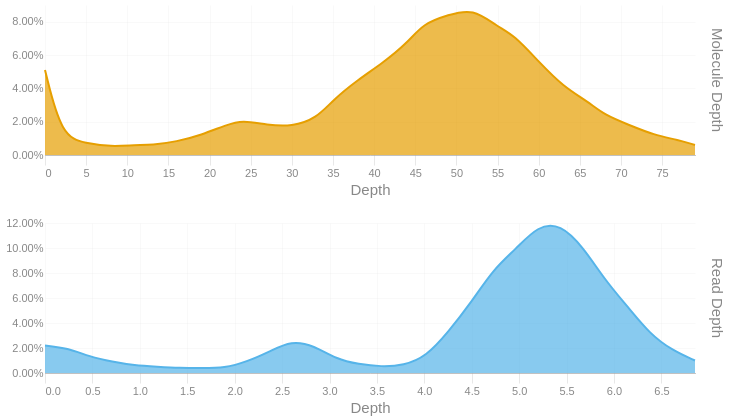

Here is the notebook cell this chart was saved with:
### Code cell
readdep = depth_hist(tb['Read Depth'], q99, 3)
readdep['Metric'] = 'Read Depth'
if not SKIPLR:
    moldep = depth_hist(tb['Molecule Depth'], mol_q99, 0)
    moldep['Metric'] = 'Molecule Depth'
    _hist = pd.concat([readdep, moldep])
    _hist= _hist[_hist['Proportion'] != 0]
    with SafeRender(_hist):
        (
            alt.Chart(_hist)        
            .mark_area(interpolate = "basis")
            .encode(
                x=alt.X('Bin:Q').scale(domainMin=0).axis(alt.Axis(title='Depth')),
                y = alt.Y('Proportion:Q', title = None).axis(format = '.2%'),
                color = alt.Color('Metric:N').legend(None),
                row = alt.Row("Metric:N").header(title = None, labelOrient = 'right'),
                tooltip = [
                    alt.Tooltip("Metric:N", title = "Metric"),
                    alt.Tooltip('Interval:N', title = "Depth Interval"),
                    alt.Tooltip('Proportion:Q', title = "% Alignments").format('.2%')
                ]
            )
            .resolve_scale(x='independent', y='independent')
            .properties(
                height = 150, width = 650,
                usermeta={'embedOptions': {'downloadFileName': f'{samplename}.depth.hist'}}
            )
        ).display()
else:
    readdep= readdep[readdep['Proportion'] != 0]
    with SafeRender(readdep):
        (
            alt.Chart(readdep)        
            .mark_area(interpolate = "basis")
            .encode(
                x=alt.X('Bin:Q').scale(domainMin=0).axis(alt.Axis(title='Depth')),
                y = alt.Y('Proportion:Q', title = None).axis(format = '.2%'),
                tooltip = [
                    alt.Tooltip('Interval:N', title = "Depth Interval"),
                    alt.Tooltip('Proportion:Q', title = "% Alignments").format('.2%')
                ]
            )
            .properties(
                usermeta={'embedOptions': {'downloadFileName': f'{samplename}.depth.hist'}}
            )
        ).display()

### Figure 1 — Vega-Lite specification as saved in the notebook (floating-point values rounded to 4 significant figures)
{"width": 650, "height": 150, "config": {"title": {"anchor": "start", "dy": -15, "fontSize": 18, "color": "#888888", "subtitleColor": "#888888", "subtitleFontSize": 14}, "arc": {"fill": "#0072B2"}, "axis": {"domainColor": "#888888", "domainWidth": 0.5, "gridWidth": 0.2, "grid": false, "titleFontWeight": 400, "titleFontSize": 15, "labelFontSize": 11, "labelColor": "#888888", "tickColor": "#888888", "tickWidth": 0.2, "titleColor": "#888888"}, "axisBand": {"grid": false}, "axisX": {"grid": true, "tickSize": 10, "domainCap": "round"}, "axisY": {"domain": false, "grid": true, "tickSize": 0, "domainCap": "round"}, "background": "transparent", "header": {"labelFontSize": 15, "labelColor": "#888888", "titleFontSize": 15, "titleFontWeight": 600, "titleColor": "#888888"}, "legend": {"labelFont": "sans-serif", "labelFontSize": 12, "labelColor": "#888888", "symbolSize": 100, "symbolType": "circle", "titleFontSize": 12, "titlePadding": 10, "titleColor": "#888888", "title": null}, "range": {"category": ["#E69F00", "#56B4E9", "#009E73", "#F0E442", "#0072B2", "#D55E00", "#CC79A7", "#000000"], "diverging": ["#cfe8f3", "#a2d4ec", "#73bfe2", "#46abdb", "#1696d2", "#12719e"]}, "area": {"fill": "#0072B2", "fillOpacity": 0.7, "line": true, "strokeOpacity": 0.7}, "line": {"color": "#0072B2", "stroke": "#0072B2", "strokeWidth": 2}, "trail": {"color": "#0072B2", "stroke": "#0072B2", "strokeWidth": 0, "size": 1}, "point": {"filled": true}, "text": {"color": "#888888", "fontSize": 11, "align": "right", "fontWeight": 400, "size": 11}, "bar": {"fill": "#0072B2", "stroke": null}, "view": {"stroke": null, "continuousWidth": 660, "continuousHeight": 400}}, "data": {"name": "data-a6322fe81a8691dfb934c00f7516114c"}, "mark": {"type": "area", "interpolate": "basis"}, "encoding": {"color": {"field": "Metric", "legend": null, "type": "nominal"}, "row": {"field": "Metric", "header": {"title": null, "labelOrient": "right"}, "type": "nominal"}, "tooltip": [{"field": "Metric", "title": "Metric", "type": "nominal"}, {"field": "Interval", "title": "Depth Interval", "type": "nominal"}, {"field": "Proportion", "format": ".2%", "title": "% Alignments", "type": "quantitative"}], "x": {"axis": {"title": "Depth"}, "field": "Bin", "scale": {"domainMin": 0}, "type": "quantitative"}, "y": {"axis": {"format": ".2%"}, "field": "Proportion", "title": null, "type": "quantitative"}}, "resolve": {"scale": {"x": "independent", "y": "independent"}}, "usermeta": {"embedOptions": {"downloadFileName": "06-20-PD-bead10-DNA3-MEB5-10486428-23H72MLT3-L3_trimmed.depth.hist"}}, "$schema": "https://vega.github.io/schema/vega-lite/v6.4.1.json", "datasets": {"data-a6322fe81a8691dfb934c00f7516114c": [{"Bin": 0.0, "Interval": "0.0-0.236", "Proportion": 0.022, "Metric": "Read Depth"}, {"Bin": 0.236, "Interval": "0.236-0.473", "Proportion": 0.02, "Metric": "Read Depth"}, {"Bin": 0.473, "Interval": "0.473-0.709", "Proportion": 0.013, "Metric": "Read Depth"}, {"Bin": 0.709, "Interval": "0.709-0.945", "Proportion": 0.009, "Metric": "Read Depth"}, {"Bin": 0.945, "Interval": "0.945-1.182", "Proportion": 0.006, "Metric": "Read Depth"}, {"Bin": 1.182, "Interval": "1.182-1.418", "Proportion": 0.005, "Metric": "Read Depth"}, {"Bin": 1.418, "Interval": "1.418-1.654", "Proportion": 0.004, "Metric": "Read Depth"}, {"Bin": 1.654, "Interval": "1.654-1.891", "Proportion": 0.004, "Metric": "Read Depth"}, {"Bin": 1.891, "Interval": "1.891-2.127", "Proportion": 0.004, "Metric": "Read Depth"}, {"Bin": 2.127, "Interval": "2.127-2.363", "Proportion": 0.009, "Metric": "Read Depth"}, {"Bin": 2.363, "Interval": "2.363-2.6", "Proportion": 0.017, "Metric": "Read Depth"}, {"Bin": 2.6, "Interval": "2.6-2.836", "Proportion": 0.026, "Metric": "Read Depth"}, {"Bin": 2.836, "Interval": "2.836-3.072", "Proportion": 0.022, "Metric": "Read Depth"}, {"Bin": 3.072, "Interval": "3.072-3.309", "Proportion": 0.011, "Metric": "Read Depth"}, {"Bin": 3.309, "Interval": "3.309-3.545", "Proportion": 0.007, "Metric": "Read Depth"}, {"Bin": 3.545, "Interval": "3.545-3.781", "Proportion": 0.005, "Metric": "Read Depth"}, {"Bin": 3.781, "Interval": "3.781-4.018", "Proportion": 0.006, "Metric": "Read Depth"}, {"Bin": 4.018, "Interval": "4.018-4.254", "Proportion": 0.013, "Metric": "Read Depth"}, {"Bin": 4.254, "Interval": "4.254-4.49", "Proportion": 0.033, "Metric": "Read Depth"}, {"Bin": 4.49, "Interval": "4.49-4.727", "Proportion": 0.056, "Metric": "Read Depth"}, {"Bin": 4.727, "Interval": "4.727-4.963", "Proportion": 0.083, "Metric": "Read Depth"}, {"Bin": 4.963, "Interval": "4.963-5.199", "Proportion": 0.099, "Metric": "Read Depth"}, {"Bin": 5.199, "Interval": "5.199-5.436", "Proportion": 0.118, "Metric": "Read Depth"}, {"Bin": 5.436, "Interval": "5.436-5.672", "Proportion": 0.119, "Metric": "Read Depth"}, {"Bin": 5.672, "Interval": "5.672-5.908", "Proportion": 0.101, "Metric": "Read Depth"}, {"Bin": 5.908, "Interval": "5.908-6.145", "Proportion": 0.074, "Metric": "Read Depth"}, {"Bin": 6.145, "Interval": "6.145-6.381", "Proportion": 0.053, "Metric": "Read Depth"}, {"Bin": 6.381, "Interval": "6.381-6.617", "Proportion": 0.031, "Metric": "Read Depth"}, {"Bin": 6.617, "Interval": "6.617-6.854", "Proportion": 0.018, "Metric": "Read Depth"}, {"Bin": 6.854, "Interval": "6.854-7.09", "Proportion": 0.01, "Metric": "Read Depth"}, {"Bin": 0.0, "Interval": "0-2", "Proportion": 0.051, "Metric": "Molecule Depth"}, {"Bin": 2.0, "Interval": "2-5", "Proportion": 0.011, "Metric": "Molecule Depth"}, {"Bin": 5.0, "Interval": "5-8", "Proportion": 0.007, "Metric": "Molecule Depth"}, {"Bin": 8.0, "Interval": "8-11", "Proportion": 0.005, "Metric": "Molecule Depth"}, {"Bin": 11.0, "Interval": "11-13", "Proportion": 0.006, "Metric": "Molecule Depth"}, {"Bin": 13.0, "Interval": "13-16", "Proportion": 0.006, "Metric": "Molecule Depth"}, {"Bin": 16.0, "Interval": "16-19", "Proportion": 0.008, "Metric": "Molecule Depth"}, {"Bin": 19.0, "Interval": "19-22", "Proportion": 0.012, "Metric": "Molecule Depth"}, {"Bin": 22.0, "Interval": "22-24", "Proportion": 0.018, "Metric": "Molecule Depth"}, {"Bin": 24.0, "Interval": "24-27", "Proportion": 0.021, "Metric": "Molecule Depth"}, {"Bin": 27.0, "Interval": "27-30", "Proportion": 0.018, "Metric": "Molecule Depth"}, {"Bin": 30.0, "Interval": "30-33", "Proportion": 0.017, "Metric": "Molecule Depth"}, {"Bin": 33.0, "Interval": "33-35", "Proportion": 0.022, "Metric": "Molecule Depth"}, {"Bin": 35.0, "Interval": "35-38", "Proportion": 0.033, "Metric": "Molecule Depth"}, {"Bin": 38.0, "Interval": "38-41", "Proportion": 0.045, "Metric": "Molecule Depth"}, {"Bin": 41.0, "Interval": "41-44", "Proportion": 0.055, "Metric": "Molecule Depth"}, {"Bin": 44.0, "Interval": "44-46", "Proportion": 0.067, "Metric": "Molecule Depth"}, {"Bin": 46.0, "Interval": "46-49", "Proportion": 0.079, "Metric": "Molecule Depth"}, {"Bin": 49.0, "Interval": "49-52", "Proportion": 0.084, "Metric": "Molecule Depth"}, {"Bin": 52.0, "Interval": "52-55", "Proportion": 0.088, "Metric": "Molecule Depth"}, {"Bin": 55.0, "Interval": "55-57", "Proportion": 0.077, "Metric": "Molecule Depth"}, {"Bin": 57.0, "Interval": "57-60", "Proportion": 0.072, "Metric": "Molecule Depth"}, {"Bin": 60.0, "Interval": "60-63", "Proportion": 0.056, "Metric": "Molecule Depth"}, {"Bin": 63.0, "Interval": "63-66", "Proportion": 0.041, "Metric": "Molecule Depth"}, {"Bin": 66.0, "Interval": "66-68", "Proportion": 0.032, "Metric": "Molecule Depth"}, {"Bin": 68.0, "Interval": "68-71", "Proportion": 0.024, "Metric": "Molecule Depth"}, {"Bin": 71.0, "Interval": "71-74", "Proportion": 0.018, "Metric": "Molecule Depth"}, {"Bin": 74.0, "Interval": "74-77", "Proportion": 0.012, "Metric": "Molecule Depth"}, {"Bin": 77.0, "Interval": "77-79", "Proportion": 0.009, "Metric": "Molecule Depth"}, {"Bin": 79.0, "Interval": "79-82.7257", "Proportion": 0.006, "Metric": "Molecule Depth"}]}}
